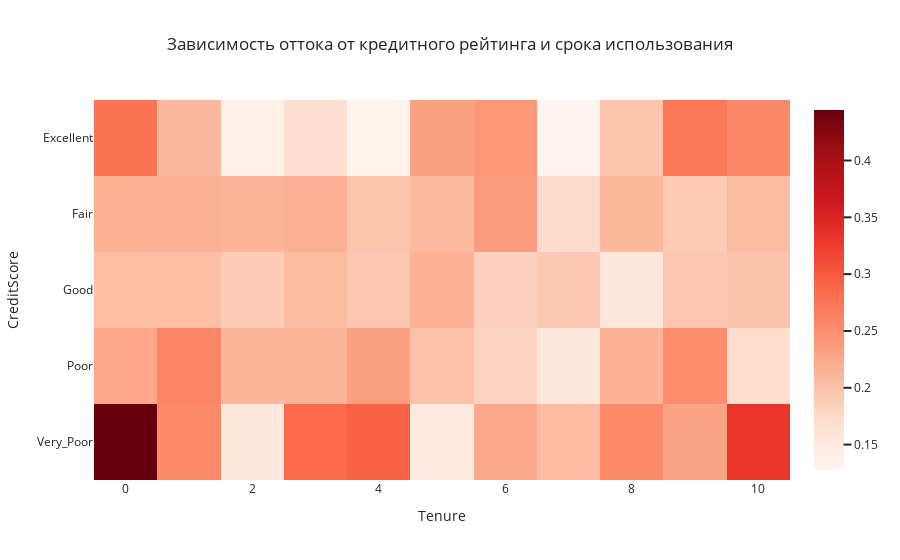

This figure's notebook cell:
### Markdown cell above
## Задание 10
Переведите числовой признак CreditScore в категориальный. Для этого воспользуйтесь функцией get_credit_score_cat(), которая приведена ниже. Примените её к столбцу CreditScore и создайте новый признак CreditScoreCat — категории кредитного рейтинга.
Постройте сводную таблицу, строками которой являются категории кредитного рейтинга (CreditScoreCat), а столбцами — количество лет, в течение которых клиент пользуется услугами банка (Tenure). В ячейках сводной таблицы должно находиться среднее по признаку оттока (Exited) — доля ушедших пользователей.

На основе полученной сводной таблицы постройте тепловую карту с аннотацией. Найдите на тепловой карте категории клиентов, которые уходят чаще всего.

### Code cell
def get_credit_score_cat(credit_score):
    if credit_score >= 300 and credit_score < 500:
        return "Very_Poor"
    elif credit_score >= 500 and credit_score < 601:
        return "Poor"
    elif credit_score >= 601 and credit_score < 661:
        return "Fair"
    elif credit_score >= 661 and credit_score < 781:
        return "Good"
    elif credit_score >= 781 and credit_score < 851:
        return "Excellent"
    elif credit_score >= 851:
        return "Top"
    elif credit_score < 300:
        return "Deep"


map_data = churn_data
map_data["CreditScore"] = map_data["CreditScore"].apply(get_credit_score_cat)
map_data = map_data.pivot_table(columns="Tenure", index="CreditScore", 
                                values="Exited", aggfunc="mean")
fig = px.imshow(map_data, color_continuous_scale="reds", template="seaborn", 
                title="Зависимость оттока от кредитного рейтинга и срока использования")
fig.show()
fig.write_html("plotly/heat_map_10.html")

### Figure 1 — Plotly figure (JSON) as saved in the notebook; plotly's stock layout.template omitted (floating-point values rounded to 4 significant figures)
{"data": [{"coloraxis": "coloraxis", "hovertemplate": "Tenure: %{x}<br>CreditScore: %{y}<br>color: %{z}<extra></extra>", "name": "0", "type": "heatmap", "x": [0, 1, 2, 3, 4, 5, 6, 7, 8, 9, 10], "xaxis": "x", "y": ["Excellent", "Fair", "Good", "Poor", "Very_Poor"], "yaxis": "y", "z": [[0.275, 0.2083, 0.1373, 0.1683, 0.1319, 0.2333, 0.2414, 0.1277, 0.1961, 0.2708, 0.2549], [0.2174, 0.2156, 0.213, 0.2165, 0.1972, 0.2069, 0.2364, 0.1711, 0.209, 0.19, 0.2054], [0.2038, 0.2036, 0.1873, 0.206, 0.1951, 0.2145, 0.1829, 0.1919, 0.1524, 0.1947, 0.1978], [0.2264, 0.2594, 0.2118, 0.2122, 0.2332, 0.1992, 0.1799, 0.1513, 0.2146, 0.2511, 0.1695], [0.4444, 0.2537, 0.1515, 0.2857, 0.2931, 0.1493, 0.2254, 0.2063, 0.2535, 0.2295, 0.3333]]}], "layout": {"coloraxis": {"colorscale": [[0, "rgb(255,245,240)"], [0.125, "rgb(254,224,210)"], [0.25, "rgb(252,187,161)"], [0.375, "rgb(252,146,114)"], [0.5, "rgb(251,106,74)"], [0.625, "rgb(239,59,44)"], [0.75, "rgb(203,24,29)"], [0.875, "rgb(165,15,21)"], [1, "rgb(103,0,13)"]]}, "title": {"text": "Зависимость оттока от кредитного рейтинга и срока использования"}, "xaxis": {"anchor": "y", "constrain": "domain", "domain": [0, 1], "scaleanchor": "y", "title": {"text": "Tenure"}}, "yaxis": {"anchor": "x", "autorange": "reversed", "constrain": "domain", "domain": [0, 1], "title": {"text": "CreditScore"}}}}
